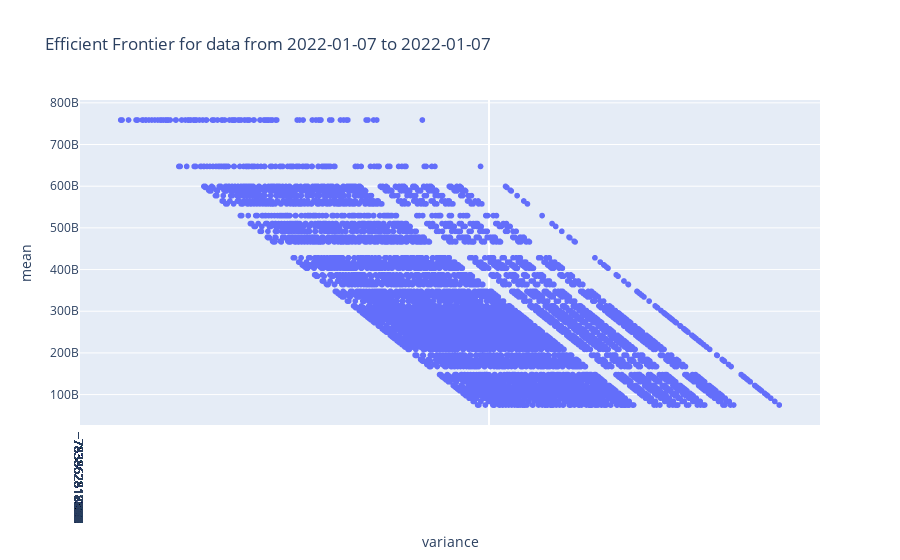

Notebook source saved alongside this figure:
### Code cell
_date = datetime.datetime(2022,1,7)
_merged_df = pd.merge(_mean_df, _actuals_df, how ='inner', on=['Date'])
_merged_df = _merged_df.rename(columns={_merged_df.columns[1]:'mean',_merged_df.columns[2]:'actual'})
_merged_df['variance'] = _merged_df['actual'].sub(_merged_df['mean'])
_merged_df = _merged_df.loc[_merged_df['Date']==_date]

_min_date = (_merged_df["Date"].min()).date()
_max_date = (_merged_df["Date"].max()).date()
_title = "Efficient Frontier for data from "+str(_min_date)+" to "+str(_max_date)
fig = px.scatter(_merged_df, x='variance', y="mean",
              hover_data={"Date": "|%B %d, %Y"},
              title=_title)
fig.update_xaxes(
    dtick="M1",
    tickformat="%b\n%Y")
fig.show()

### Figure 1 — Plotly figure (JSON) as saved in the notebook; plotly's stock layout.template omitted (floating-point values rounded to 4 significant figures; data arrays with more than 128 entries replaced by an {"elided": "..."} marker saying what was removed)
{"data": [{"customdata": {"elided": "10000x1 str values"}, "hovertemplate": "variance=%{x}<br>mean=%{y}<br>Date=%{customdata[0]|%B %d, %Y}<extra></extra>", "legendgroup": "", "marker": {"color": "#636efa", "symbol": "circle"}, "mode": "markers", "name": "", "showlegend": false, "type": "scattergl", "x": {"elided": "10000 float values"}, "xaxis": "x", "y": {"elided": "10000 float values"}, "yaxis": "y"}], "layout": {"legend": {"tracegroupgap": 0}, "title": {"text": "Efficient Frontier for data from 2022-01-07 to 2022-01-07"}, "xaxis": {"anchor": "y", "domain": [0, 1], "dtick": "M1", "tickformat": "%b\n%Y", "title": {"text": "variance"}}, "yaxis": {"anchor": "x", "domain": [0, 1], "title": {"text": "mean"}}}}
